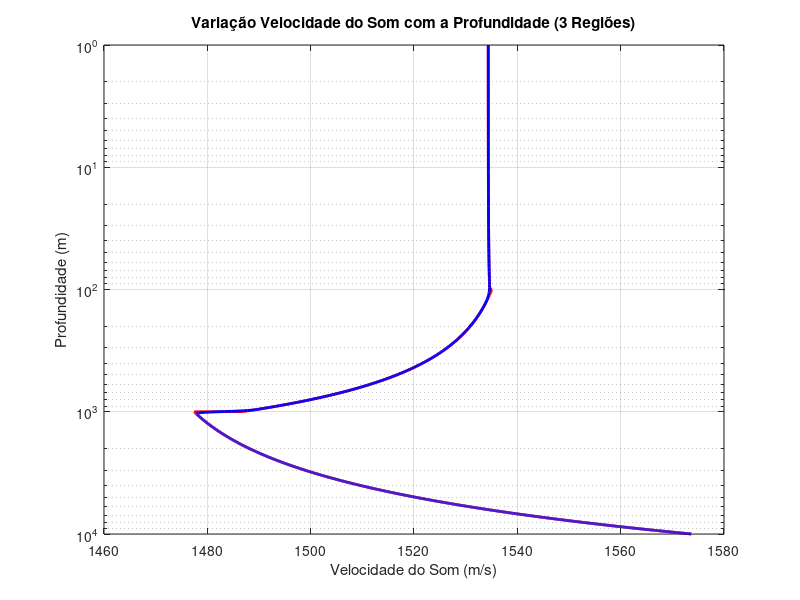

Recreate this plot in MATLAB. (Note: this script raises an error after producing the figure.)
%% SIMULAÇÃO Perfil SSP
%
% Autor: Jonathan da Silva Cuellar
%

% Parâmetros iniciais
D = 1:5:10000; % Profundidade (de 0 a 8000 m, em passos de 10 m)

% Perfis sem suavização (transições abruptas)
T_abrupt = zeros(size(D)); % Temperatura inicial
S_abrupt = zeros(size(D)); % Salinidade inicial

for i = 1:length(D)
    % Camada de Mistura (até 100 m)
    if D(i) <= 100
        T_abrupt(i) = 25; % Temperatura constante na superfície
        S_abrupt(i) = 35 + 0.001 * D(i); % Salinidade aumenta ligeiramente
    
    % Termoclina (entre 100 m e 1000 m)
    elseif D(i) > 100 && D(i) <= 1000
        T_abrupt(i) = 25 - 0.02 * (D(i) - 100); % Decréscimo linear na termoclina
        S_abrupt(i) = 35 + 0.005 * D(i); % Salinidade aumenta moderadamente
    
    % Água Profunda (abaixo de 1000 m)
    else
        T_abrupt(i) = 4; % Temperatura estabiliza em ~4°C
        S_abrupt(i) = 35 + 0.007 * D(i); % Salinidade continua aumentando lentamente
    end
end

% Modelo UNESCO simplificado para a velocidade do som (sem suavização)
P = D / 10; % Pressão hidrostática (aproximadamente D/10 em bar)
c_abrupt = 1449.2 + 4.6 * T_abrupt - 0.055 * T_abrupt.^2 + 0.00029 * T_abrupt.^3 + ...
           (1.34 - 0.01 * T_abrupt) .* (S_abrupt - 35) + 0.016 * P;

% Aplicar filtro gaussiano para suavizar as transições
window_size = 21; % Tamanho da janela do filtro (ímpar)
sigma = 3; % Desvio padrão do filtro gaussiano
gaussian_filter = fspecial('gaussian', [1, window_size], sigma); % Filtro gaussiano 1D
c_smooth = imfilter(c_abrupt, gaussian_filter, 'replicate'); % Aplicar o filtro

% Gráfico comparativo
figure;
semilogy(c_abrupt, D, 'r', 'LineWidth', 2); hold on; % Curva sem suavização
semilogy(c_smooth, D, 'b', 'LineWidth', 2); % Curva com suavização gaussiana
xlabel('Velocidade do Som (m/s)');
ylabel('Profundidade (m)');
title('Variação Velocidade do Som com a Profundidade (3 Regiões)');
grid on;
set(gca, 'YDir', 'reverse'); % Inverter o eixo Y para que a profundidade aumente para baixo
hold on;
yline(100, '--r', 'LineWidth', 1.5); % Limite da Camada de Mistura
yline(1000, '--r', 'LineWidth', 1.5); % Limite da Termoclina
text(1520, 50, 'Camada de Mistura', 'Color', 'r');
text(1520, 500, 'Termoclina', 'Color', 'r');
text(1520, 4000, 'Águas Profundas', 'Color', 'r');
% legend('Sem Suavização', 'Com Suavização Gaussiana');

% % Gráfico da velocidade do som pela profundidade
% figure;
% semilogy(c_smooth, D, 'b', 'LineWidth', 2);
% xlabel('Velocidade do Som (m/s)');
% ylabel('Profundidade (m)');
% title('Variação Velocidade do Som com a Profundidade (3 Regiões)');
% grid on;
% set(gca, 'YDir', 'reverse'); % Inverter o eixo Y para que a profundidade aumente para baixo
% 
% % Adicionar linhas verticais para destacar as regiões
% hold on;
% yline(100, '--r', 'LineWidth', 1.5); % Limite da Camada de Mistura
% yline(1000, '--r', 'LineWidth', 1.5); % Limite da Termoclina
% text(1520, 50, 'Camada de Mistura', 'Color', 'r');
% text(1520, 500, 'Termoclina', 'Color', 'r');
% text(1520, 4000, 'Águas Profundas', 'Color', 'r');
